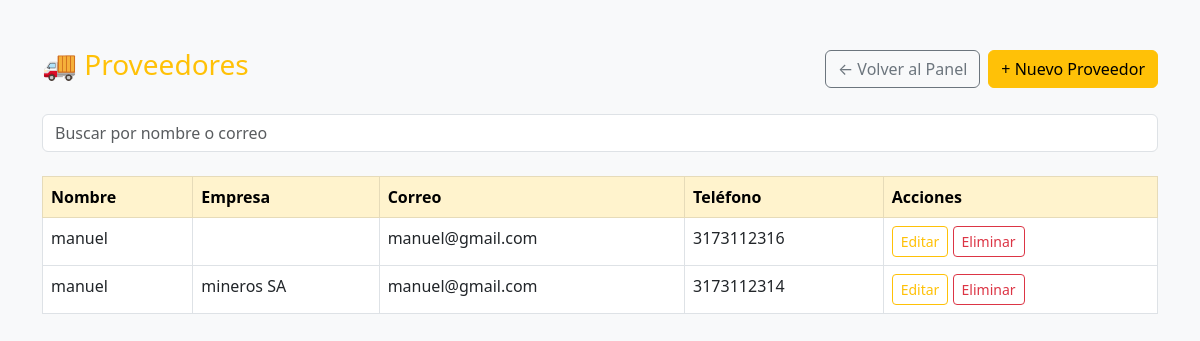
The page /modules/proveedores/lista.php on the database its author committed.
### tables this page shows
CREATE TABLE `proveedores` (
  `id` int(11) NOT NULL,
  `nombre` varchar(100) NOT NULL,
  `empresa` varchar(100) DEFAULT NULL,
  `correo` varchar(100) DEFAULT NULL,
  `telefono` varchar(20) DEFAULT NULL
);

### modules/proveedores/lista.php (the view, shortened to what this page needs)
<?php
require '../../includes/db.php';
$buscar = $_GET['buscar'] ?? '';
$where = "WHERE 1=1";
$resultado = $conn->query("SELECT * FROM proveedores $where ORDER BY nombre ASC");
?>
<!DOCTYPE html>
<html lang="es">
<head>
    <link href="https://cdn.jsdelivr.net/npm/bootstrap@5.3.0/dist/css/bootstrap.min.css" rel="stylesheet">
</head>
<body class="bg-light">
<div class="container mt-5">
    <div class="d-flex justify-content-between align-items-center mb-4">
        <h3 class="text-warning">🚚 Proveedores</h3>
        <div class="d-flex gap-2">
            <a href="../../modules/dashboard/dashboard.php" class="btn btn-outline-secondary">← Volver al Panel</a>
            <a href="crear.php" class="btn btn-warning">+ Nuevo Proveedor</a>
        </div>
    </div>
    <form method="GET" class="mb-4">
        <input type="text" name="buscar" class="form-control" placeholder="Buscar por nombre o correo" value="<?= htmlspecialchars($buscar) ?>">
    </form>
    <table class="table table-bordered table-hover">
        <thead class="table-warning">
    <tr>
        <th>Nombre</th>
        <th>Empresa</th>
        <th>Correo</th>
        <th>Teléfono</th>
        <th>Acciones</th>
    </tr>
</thead>
       <tbody>
    <?php while ($row = $resultado->fetch_assoc()): ?>
        <tr>
            <td><?= htmlspecialchars($row['nombre']) ?></td>
            <td><?= htmlspecialchars($row['empresa']) ?></td>
            <td><?= htmlspecialchars($row['correo']) ?></td>
            <td><?= htmlspecialchars($row['telefono']) ?></td>
            <td>
                <a href="editar.php?id=<?= $row['id'] ?>" class="btn btn-sm btn-outline-warning">Editar</a>
                <a href="eliminar.php?id=<?= $row['id'] ?>" class="btn btn-sm btn-outline-danger" onclick="return confirm('¿Eliminar proveedor?')">Eliminar</a>
            </td>
        </tr>
    <?php endwhile; ?>
</tbody>

### rows shown on the page
proveedores: nombre "manuel", correo "manuel@gmail.com", telefono "3173112316"
proveedores: nombre "manuel", empresa "mineros SA", correo "manuel@gmail.com", telefono "3173112314"
